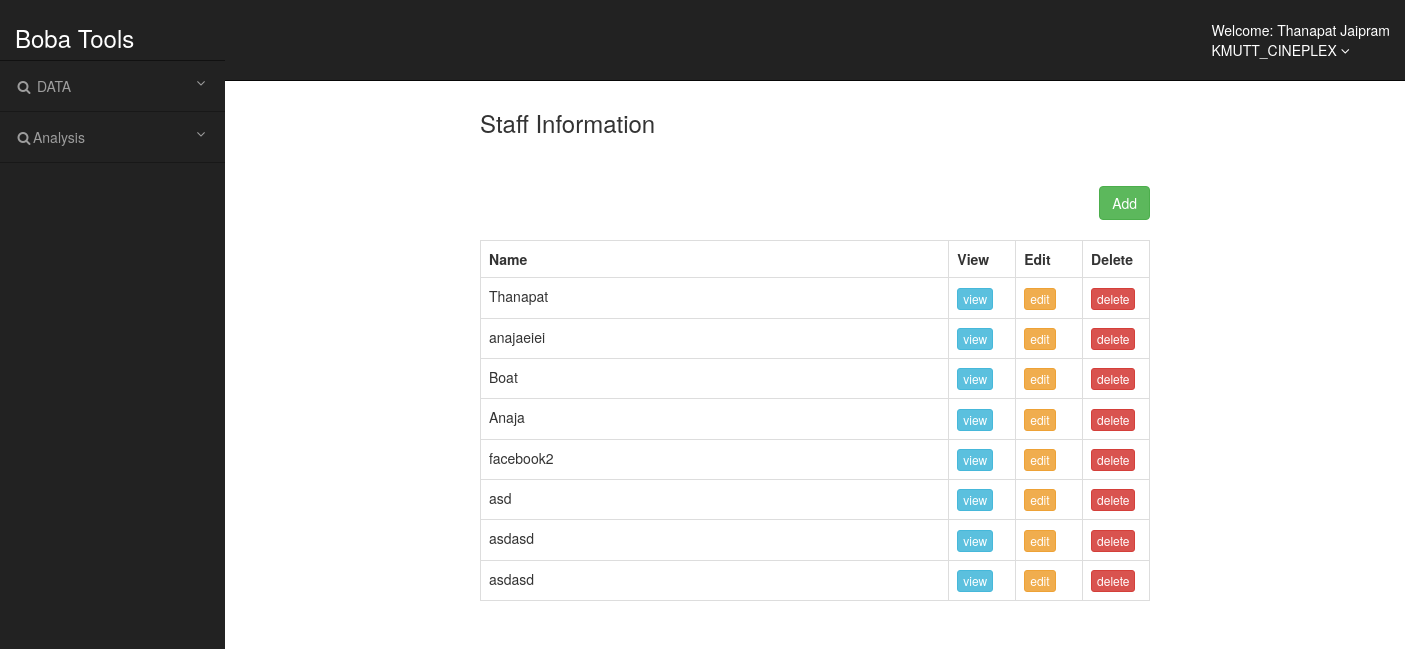
The app's page /staffManager.php (signed in) with its own data.
### tables this page shows
CREATE TABLE `branch` (
  `Branch_ID` varchar(32) NOT NULL,
  `Branch_Name` varchar(64) NOT NULL,
  `Branch_Address` varchar(200) NOT NULL,
  `Branch_Tel` varchar(13) NOT NULL,
  `Number_Theater` int(2) NOT NULL,
  `OC_Time` varchar(64) NOT NULL
);

CREATE TABLE `staff` (
  `Staff_ID` int(11) NOT NULL,
  `Password` varchar(200) NOT NULL,
  `Role` varchar(32) NOT NULL,
  `Salary` int(11) NOT NULL,
  `Branch_ID` varchar(32) NOT NULL,
  `Firstname` varchar(64) NOT NULL,
  `Lastname` varchar(64) NOT NULL,
  `ID_NO` varchar(13) NOT NULL,
  `Staff_Tel` varchar(32) NOT NULL,
  `Address` varchar(256) NOT NULL,
  `Staff_DoB` date NOT NULL
);

### staffManager.php (the view, shortened to what this page needs)
<?php
include('connection.php');
$branch_id = $_SESSION['branch'];
?>
<!DOCTYPE html>
<head>
    <link rel="stylesheet" href="https://maxcdn.bootstrapcdn.com/bootstrap/3.3.7/css/bootstrap.min.css">
    <link rel="stylesheet" href="crudstyle.css">
</head>
<body>
<?php  require'headermanager.php';?>
    <div class="container bg-white pt-2 pb-4 ">
        <div class="container" style="width:700px;">
            <h3 aligh="conter">Staff Information</h3>
            <br><br>
            <div align="right">
                <button name="add" id="add" data-toggle="modal" data-target="#addModal" class="btn btn-success">Add</button><br><br>
            </div>
            <div class="table-responsive">
                <table class="table table-bordered">
                    <tr>
                        <th width="70%">Name</th>
                        <th width="10%">View</th>
                        <th width="10%">Edit</th>
                        <th width="10%">Delete</th>
                    </tr>
                    <?php
                    $query = "SELECT * FROM staff where Branch_ID = $branch_id";
                    $result = mysqli_query($conn, $query);
                    while ($row = mysqli_fetch_array($result)) {
                    ?>
                        <tr>
                            <td><?php echo $row['Firstname']; ?></td>
                            <td><input type="button" name="view" value="view" class="btn btn-info btn-xs view_detail" id="<?php echo $row['Staff_ID']; ?>" /> </td>
                            <td><input type="button" name="edit" value="edit" class="btn btn-warning btn-xs edit_detail" id="<?php echo $row['Staff_ID']; ?>" /> </td>
                            <td><input type="button" name="delete" value="delete" class="btn btn-danger btn-xs delete_detail" id="<?php echo $row['Staff_ID']; ?>" /> </td>
                        </tr>
                    <?php
                    } ?>
                </table>
            </div>
        </div>
    </div>
</body>
</html>

### headermanager.php (shortened to what this page needs)
<?php
    $bID = $_SESSION['branch'];
    $bquery = "SELECT * FROM branch WHERE Branch_ID = $bID";
    $bresult = mysqli_query($conn,$bquery);
    $brow = mysqli_fetch_array($bresult);
    $bname = $brow['Branch_Name'];
?>
<div id="wrapper">
    <nav class="navbar navbar-inverse navbar-fixed-top" role="navigation">
        <div class="navbar-header">
            <a class="navbar-brand" href="#">
                <h3>Boba Tools</h3>
            </a>
        </div>
        <ul class="nav navbar-right top-nav">
            <li class="dropdown">
                <a href="#" class="dropdown-toggle" data-toggle="dropdown">Welcome: <?php echo $_SESSION['user'].'<br>'.$bname; ?> <b class="fa fa-angle-down"></b></a>
            </li>
        </ul>
        <div class="collapse navbar-collapse navbar-ex1-collapse">
            <ul class="nav navbar-nav side-nav">
                <li>
                    <a href="#" data-toggle="collapse" data-target="#submenu-1"><i class="fa fa-fw fa-search"></i>  DATA<i class="fa fa-fw fa-angle-down pull-right"></i></a>
                </li>
                <li>
                    <a href="#" data-toggle="collapse" data-target="#submenu-2"><i class="fa fa-fw fa-search"></i>Analysis<i class="fa fa-fw fa-angle-down pull-right"></i></a>
                </li>
            </ul>
        </div>
    </nav>
    <br><br>

### crudstyle.css (style rules this page uses)
@media (min-width:768px) { body { margin-top: 50px; } }
#wrapper { padding-left: 0; }
@media (min-width:768px) { #wrapper { padding-left: 225px; } }
.top-nav { padding: 0 15px; }
.top-nav>li { display: inline-block; float: left; }
.top-nav>li>a { padding-top: 20px; padding-bottom: 20px; line-height: 20px; color: #fff; }
@media (min-width:768px) { .side-nav { position: fixed; top: 60px; left: 225px; width: 225px; margin-left: -225px; border: none; border-radius: 0; border-top: 1px rgba(0,0,0,.5) solid; overflow-y: auto; background-color: #222; bottom: 0; overflow-x: hidden; padding-bottom: 40px; } }
@media (min-width:768px) { .side-nav>li>a { width: 225px; border-bottom: 1px rgba(0,0,0,.3) solid; } }
.navbar-brand { padding: 5px 15px; }

### records on screen
branch: Branch_Name "KMUTT_CINEPLEX"
staff: Firstname "Thanapat"
staff: Firstname "anajaeiei"
staff: Firstname "Boat"
staff: Firstname "Anaja"
staff: Firstname "facebook2"
staff: Firstname "asd"
staff: Firstname "asdasd"
staff: Firstname "asdasd"

### other values on screen
$_SESSION['user'] "Thanapat Jaipram"
